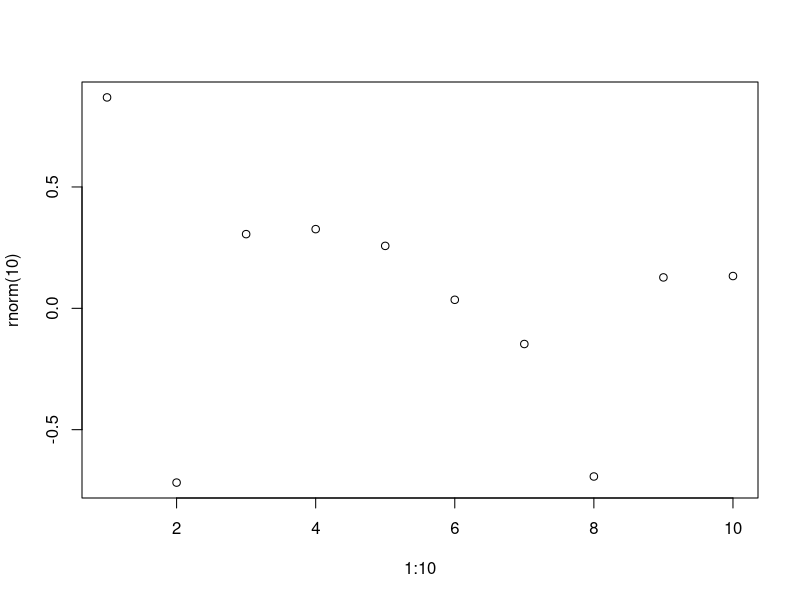

Here is the R script that generated this plot:
## ---- chunk 1

for(i in 1:10) {
    print(i)
}
plot(1:10, rnorm(10))

## ---- chunk 2

print(getwd())

